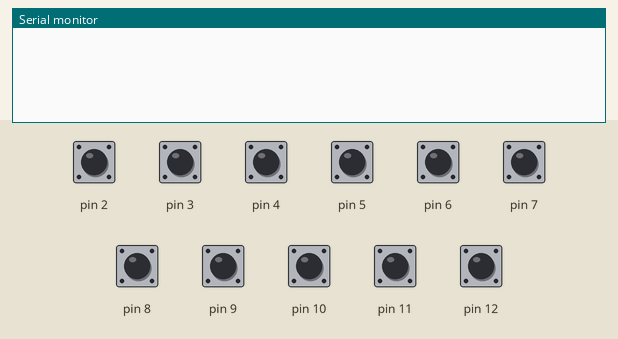
A sketch run on a simulated Arduino Uno, built with avr-gcc and run on an emulated ATmega328P. Shown: the last lines printed to the serial monitor. The test bench sets the inputs (shaded band); at power-on: pin 2–12 HIGH.

Above: at 1.2 s.
1.3 s: pin 2 pulled LOW for 0.15 s
At 2.1 s:
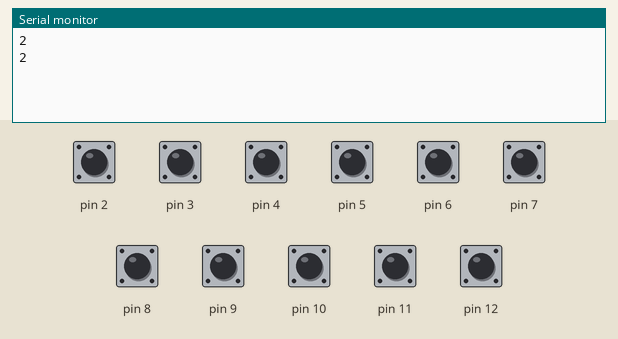
2.9 s: pin 3 pulled LOW for 0.15 s
At 3.3 s:
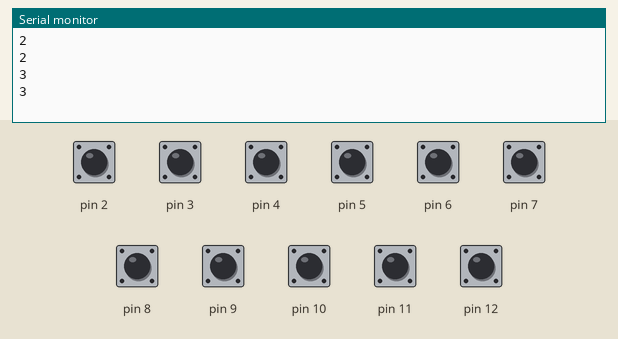
4.5 s: pin 4 pulled LOW for 0.15 s
At 5.8 s:
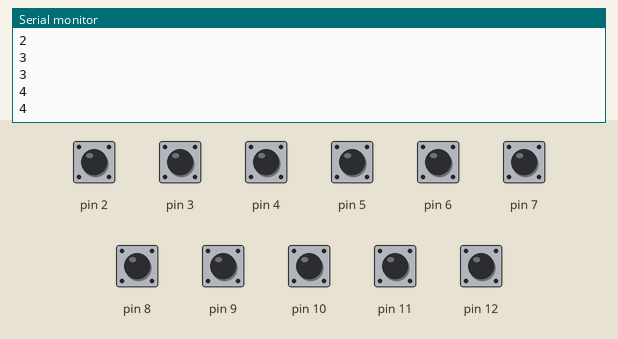
6.1 s: pin 5 pulled LOW for 0.15 s
At 7.1 s:
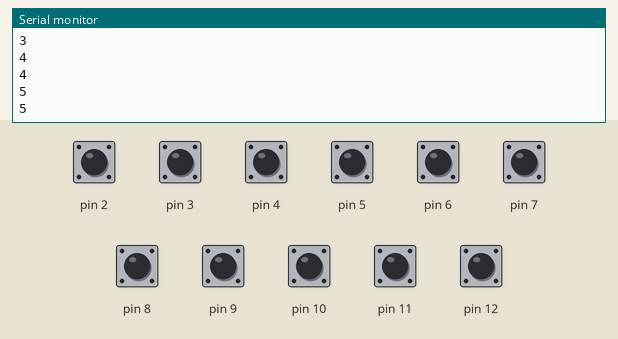
7.7 s: pin 6 pulled LOW for 0.15 s
At 8.4 s:
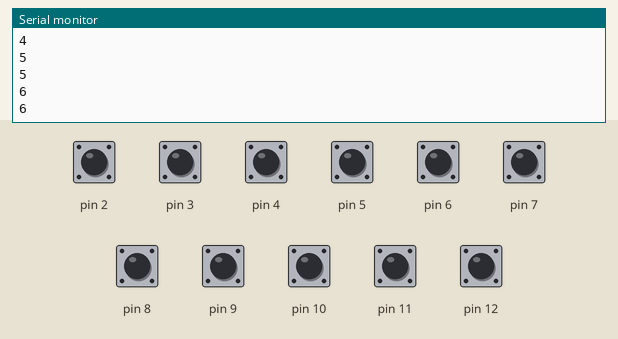
9.3 s: pin 7 pulled LOW for 0.15 s
At 10.8 s:
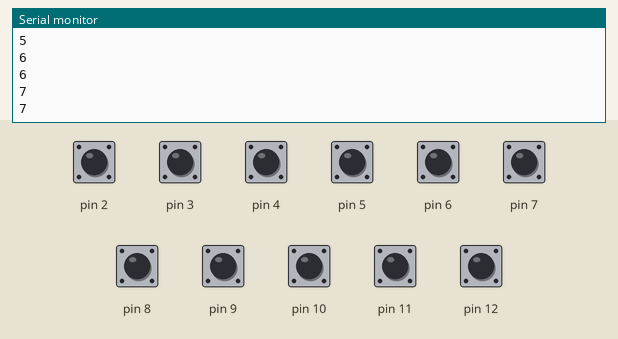
Timing chart, 0 to 11.9 s (numbered marks = the images above; inputs shaded):
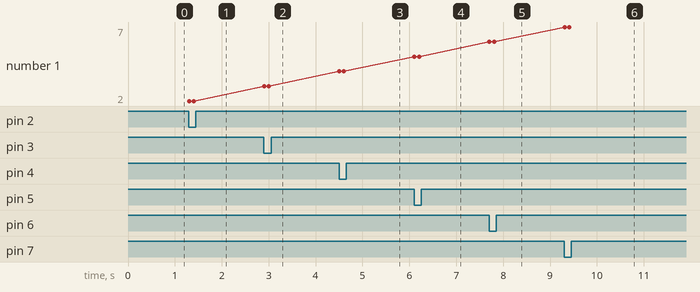

Measured:
- after the input at 1.3 s, the serial monitor: prints a new line at once (image 1)
- after the input at 2.9 s, the serial monitor: prints a new line at once (image 2)
- after the input at 4.5 s, the serial monitor: prints a new line at once (image 3)
- after the input at 6.1 s, the serial monitor: prints a new line at once (image 4)
- after the input at 7.7 s, the serial monitor: prints a new line at once (image 5)
- after the input at 9.3 s, the serial monitor: prints a new line at once (image 6)
- plotted number 1: 2 → 3 after the input at 2.9 s, 3 → 4 after the input at 4.5 s, 4 → 5 after the input at 6.1 s, 5 → 6 after the input at 7.7 s, 6 → 7 after the input at 9.3 s

The sketch:

pintest.ino
```cpp
void setup(){
  for(int i = 2; i < 13; i++){
    pinMode(i, INPUT_PULLUP);
  }
  Serial.begin(9600);

}

void loop(){
  for(int i = 2; i < 13; i++){
    if(digitalRead(i) == 0) Serial.print(i);
  }
  delay(100);
  Serial.println("");
}
```
